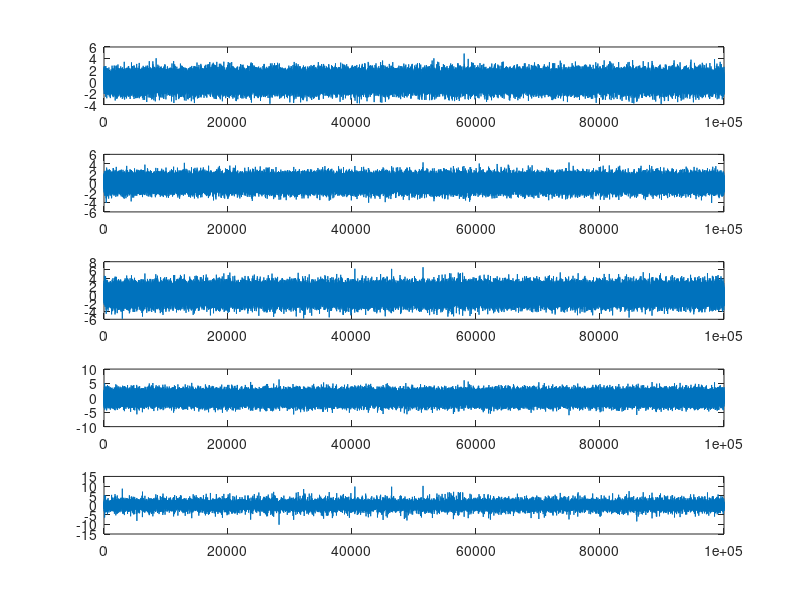
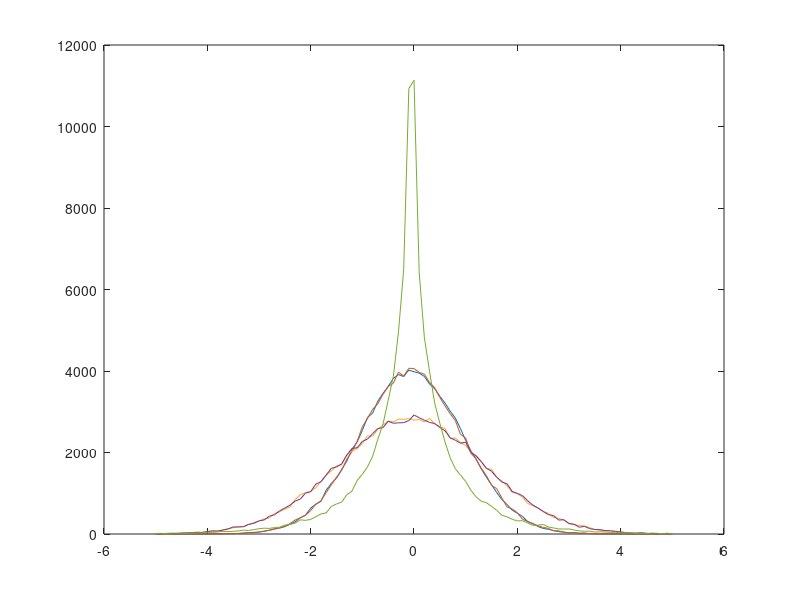

These charts were generated, in order, by the following MATLAB code:
N = 100000;
x1 = randn(1,N);
x2 = randn(1,N);
x3 = x1 + x2;
x4 = x1 - x2;
x5 = x1.*x2;

figure(1)
subplot(5,1,1)
plot(x1);
subplot(5,1,2)
plot(x2);
subplot(5,1,3);
plot(x3);
subplot(5,1,4);
plot(x4);
subplot(5,1,5);
plot(x5);

binrange = -5:0.1:5;
xb1 = histc(x1,binrange);
xb2 = histc(x2,binrange);
xb3 = histc(x3,binrange);
xb4 = histc(x4,binrange);
xb5 = histc(x5,binrange);
figure(2)
plot(binrange, xb1, binrange, xb2, binrange, xb3, binrange, xb4, binrange, xb5);
